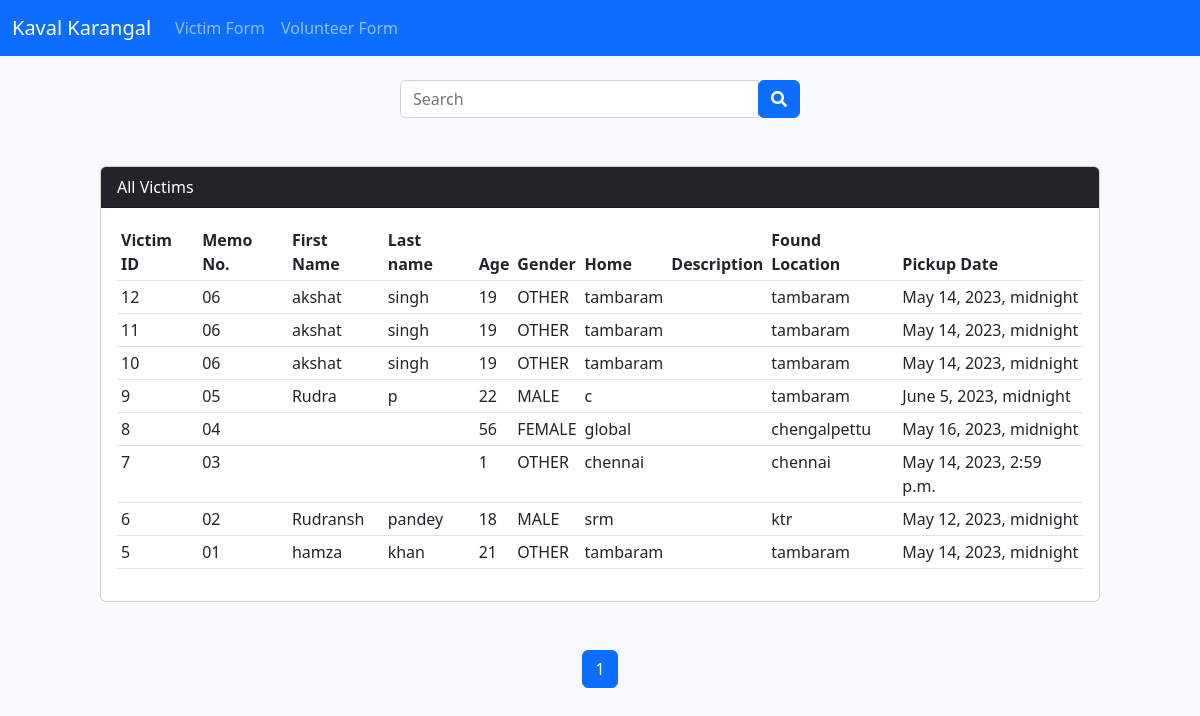
The page /victims/victimsglobalview/ on the database as committed earlier.
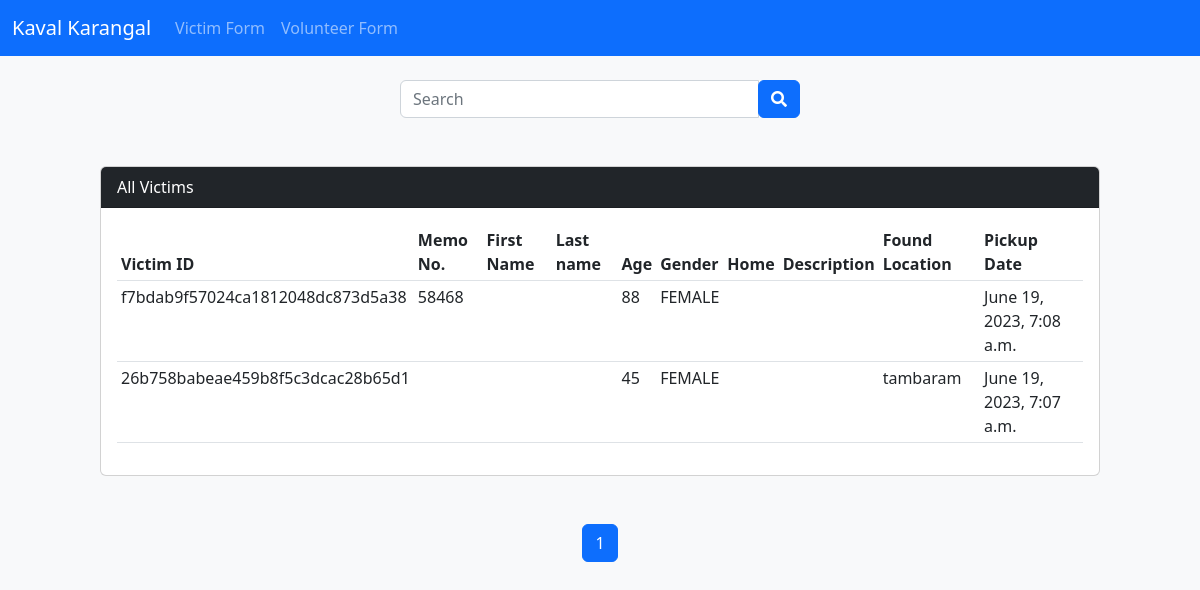
The same page on the database as committed later.
### victims/models.py (models this page shows, shortened)
class All_profiles(models.Model):
    GENDER_LISTS=(
        ('MALE','MALE'),
        ('FEMALE','FEMALE'),
        ('OTHER','OTHER')
    )
    id = models.CharField(max_length=22, primary_key=True, default=shortuuid.uuid, editable=False)
    memo_no = models.IntegerField(default="",blank =True)
    first_name = models.CharField(max_length=50,default="",blank=True)
    last_name = models.CharField(max_length=50, default="", blank=True)
    age = models.IntegerField(default="",blank=True)
    gender = models.CharField(max_length=20,choices=GENDER_LISTS,blank=True)
    ngo_assigned = models.CharField(max_length=100,default="",blank=True)
    description = models.CharField(max_length=1000)
    pickup_location = models.CharField(max_length=1000)
    pickup_date = models.DateTimeField()
    Image = models.ImageField(upload_to="victims/images",default="")
    class Meta:
        verbose_name = "All Profile"

### victims/views.py (the view, shortened to what this page needs)
# urls.py: path("victimsglobalview/",views.globally_view_victims,name="victimsglobalview"),
def globally_view_victims(request):
    chk = request.GET.get('search')
    victims = All_profiles.objects.all().order_by('-id')
    p = Paginator(victims, 10)
    page = request.GET.get('page')
    victims_per_page = p.get_page(page)
    nums = "a" * victims_per_page.paginator.num_pages
    return render(request, "victims/victimsglobalview.html", {"victims_per_page": victims_per_page, "nums": nums})

### victims/templates/victims/victimsglobalview.html (shortened to what this page needs)
{% extends "layout/base.html" %}
{% block content %}
<br>
<div class="container d-flex justify-content-center">
	<div>
        <form action="/victims/victimsglobalview/" method="GET">
		<div class="input-group mb-5" style="width: 400px;" >
			<input type="text" class="form-control" placeholder="Search" name="search">
		    <div class="input-group-append"><button class="btn btn-primary"><i class="fas fa-search"></i></button></div>
	    </div>
        </form>
    </div>
</div>
<div style="margin-left: 100px; margin-right: 100px;">
    <div class="card">
        <div class="card-header bg-dark text-white ">All Victims</div>
        <div class="card-body">
            <table class="table table-hover table-sm">
                <thead>
                    <tr>
                        <th>Victim ID</th>
                        <th>Memo No.</th>
                        <th>First Name</th>
                        <th>Last name</th>
                        <th>Age</th>
                        <th>Gender</th>
                        <th>Home</th>
                        <th>Description</th>
                        <th>Found Location</th>
                        <th>Pickup Date</th>
                    </tr>
                </thead>
                <tbody>
                    {% for victim in victims_per_page %}
                    <tr>
                        <td>{{victim.id}}</td>
                        <td>{{victim.memo_no}}</td>
                        <td>{{victim.first_name}}</td>
                        <td>{{victim.last_name}}</td>
                        <td>{{victim.age}}</td>
                        <td>{{victim.gender}}</td>
                        <td>{{victim.ngo_assigned}}</td>
                        <td>{{victims.description}}</td>
                        <td>{{victim.pickup_location}}</td>
                        <td>{{victim.pickup_date }}</td>
                    </tr>
                    {% endfor %}
                </tbody>
            </table>
        </div>
    </div>
</div>
<br/></br/>
<nav aria-label="Page navigation example">
    <ul class="pagination justify-content-center">
{% for i in victims_per_page.paginator.page_range %}
{% if victims_per_page.number == i %}
<li class="page-item active"><span class="page-link">{{ i }}</span ></li>
{% elif i > victims_per_page.number|add:'-2' and i < victims_per_page.number|add:'2' %}
<li class="page-item"><a href="/victims/victimsglobalview?page={{ i }}" class="page-link">{{ i }}</a></li>
{% endif %}
{% endfor %}
</ul>
</nav>
{% endblock %}

Rows that differ between the two databases and show on the page:
removed All_profiles: id "12", memo_no "06", first_name "akshat", last_name "singh", age "19", gender "OTHER", ngo_assigned "tambaram", pickup_location "tambaram", pickup_date "May 14, 2023, midnight"
removed All_profiles: id "11", memo_no "06", first_name "akshat", last_name "singh", age "19", gender "OTHER", ngo_assigned "tambaram", pickup_location "tambaram", pickup_date "May 14, 2023, midnight"
removed All_profiles: id "10", memo_no "06", first_name "akshat", last_name "singh", age "19", gender "OTHER", ngo_assigned "tambaram", pickup_location "tambaram", pickup_date "May 14, 2023, midnight"
removed All_profiles: id "9", memo_no "05", first_name "Rudra", last_name "p", age "22", gender "MALE", ngo_assigned "c", pickup_location "tambaram", pickup_date "June 5, 2023, midnight"
removed All_profiles: id "8", memo_no "04", age "56", gender "FEMALE", ngo_assigned "global", pickup_location "chengalpettu", pickup_date "May 16, 2023, midnight"
removed All_profiles: id "7", memo_no "03", age "1", gender "OTHER", ngo_assigned "chennai", pickup_location "chennai", pickup_date "May 14, 2023, 2:59 p.m."
removed All_profiles: id "6", memo_no "02", first_name "Rudransh", last_name "pandey", age "18", gender "MALE", ngo_assigned "srm", pickup_location "ktr", pickup_date "May 12, 2023, midnight"
removed All_profiles: id "5", memo_no "01", first_name "hamza", last_name "khan", age "21", gender "OTHER", ngo_assigned "tambaram", pickup_location "tambaram", pickup_date "May 14, 2023, midnight"
added All_profiles: id "f7bdab9f57024ca1812048dc873d5a38", memo_no "58468", age "88", gender "FEMALE", pickup_date "June 19, 2023, 7:08 a.m."
added All_profiles: id "26b758babeae459b8f5c3dcac28b65d1", age "45", gender "FEMALE", pickup_location "tambaram", pickup_date "June 19, 2023, 7:07 a.m."
